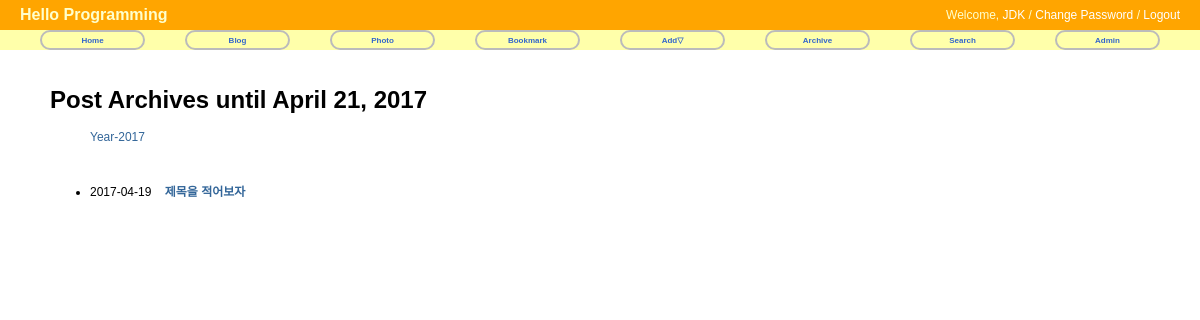
Page /blog/archive/ on the earlier database version.
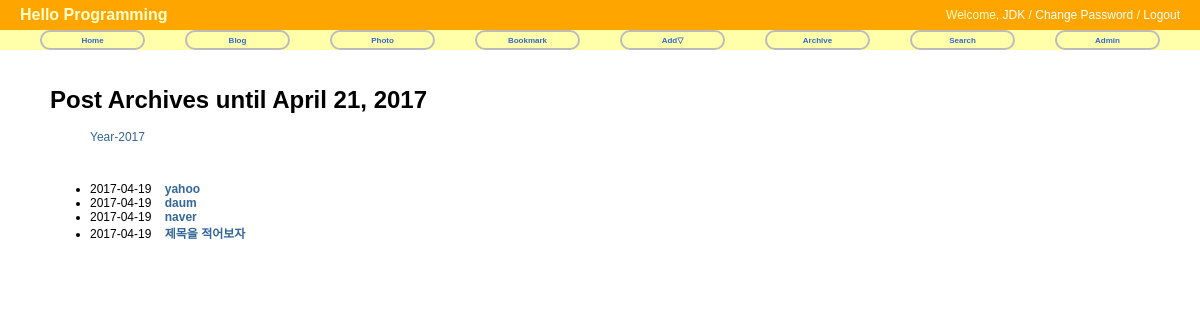
Same page on the later database version.
### blog/models.py (models this page shows, shortened)
@python_2_unicode_compatible
class Post(models.Model):
    title = models.CharField('TITLE',max_length=50)
    slug = models.SlugField('SLUG',unique=True,allow_unicode=True,help_text='one word for title alias') #allow_unicode하면 한글처리가능
    description = models.CharField('DESCRIPTION',max_length=100,blank=True,help_text='simple description text')
    content = models.TextField('CONTENT')
    create_date = models.DateTimeField('Create Date',auto_now_add=True)#antu_now_add = 객체가 생성될 때 자동 기록
    modify_date = models.DateTimeField('Modify_Date',auto_now=True)#auto_now = 데이터베이스에 저장될 때 자동 기록
    class Meta: #필드 외에 필요한 파라미터는 메타클래스에 정의
        verbose_name = 'post' #테이블 단수 별칭
        verbose_name_plural = 'posts' #테이블 복수 별칭
        db_table = 'my_post' #데이터베이스에 저장되는 테이블 이름을 'my_post' 로함
        ordering = ('-modify_date',) # 모델객체 리스트 출력시 정렬을 modify_date기준 내림차순
    def get_absolute_url(self):
        return reverse('blog:post_detail',args=(self.slug,)) # 장고 내장 함수

### blog/views.py (the view)
class PostAV(ArchiveIndexView):
    model = Post
    date_field = 'modify_date'

### blog/templates/blog/post_archive.html (shortened to what this page needs)
{% extends "base.html"%}
{% block content %}
<div id="content">
    <h1>Post Archives until {% now "N d, Y" %}</h1>
    <ul>
      {% for date in date_list %}
        <li style="display:inline;">
          <a href="{% url 'blog:post_year_archive' date|date:'Y'%}">Year-{{date|date:"Y"}}</a>
        </li>
      {% endfor %}
    </ul>
    <br />
    <div>
      <ul>
        {% for post in object_list %}
          <li>
            {{post.modify_date|date:"Y-m-d"}}&nbsp;&nbsp;&nbsp;
            <a href="{{post.get_absolute_url}}"><strong>{{post.title}}</strong></a>
          </li>
        {% endfor%}
      </ul>
    </div>
</div>
{% endblock %}

### blog/templates/base.html (shortened to what this page needs)
<!DOCTYPE html>
<html>
  <head>
    {% load staticfiles %}
    <link rel="stylesheet" type="text/css" href="{% static "css/base.css" %}" />
    <link rel="stylesheet" type="text/css" href="{% block extrastyle %}{% endblock %}"/>
  </head>
  <body>
    <div id="header">
      <h2 class="maintitle">Hello Programming</h2>
      <h4 class="welcome">Welcome, <a href="#">JDK</a> / <a href="#">Change Password</a> / <a href="#">Logout</a></h4>
    </div>
    <div id="menu">
      <li><a href="{% url 'home'%}">Home</a></li>
      <li><a href="{% url 'blog:index'%}">Blog</a></li>
      <li><a href="#">Photo</a></li>
      <li><a href="#">Bookmark</a></li>
      <li><a href="#">Add&bigtriangledown;</a>
    </li>
    <li><a href="{% url 'blog:post_archive'%}">Archive</a></li>
    <li><a href="#">Search</a></li>
    <li><a href="{% url 'admin:index'%}">Admin</a></li>
    </div>
    {% block content %}{% endblock %}
  </body>
</html>

### static/css/base.css (style rules this page uses)
body { font-family: "Lucida Grande","Verdana","Arial","sans-serif"; font-size: 12px; }
div#header { position: absolute; top: 0px; left: 0px; height: 30px; width: 100%; display: table; background: orange; }
div#menu { position: absolute; top: 30px; left: 0px; height: 20px; width: 100%; display: table; table-layout: fixed; border-spacing: 40px 0px; background: #ffa; font-size: 8px; }
div#content { position: absolute; top: 70px; left: 50px; right: 50px; }
.maintitle { display: table-cell; vertical-align: middle; padding-left: 20px; color: #ffc; font-weight: bold; font-size: 16px; }
.welcome { display: table-cell; vertical-align: middle; text-align: right; padding-right: 20px; color: #ffc; font-weight: normal; font-size: 12px; }
.welcome a:link, .welcome a:visited { color:white; }
div#menu a:link, div#menu a:visited { color: #36c; }
div#menu > li { display: table-cell; vertical-align: middle; border: 2px solid #bbb; border-radius: 25px; text-align: center; font-weight: bold; }
a:link, a:visited { color: #369; text-decoration: none; }

Differences in the rows shown:
added Post: modify_date "2017-04-19", title "yahoo"
added Post: modify_date "2017-04-19", title "daum"
added Post: modify_date "2017-04-19", title "naver"
